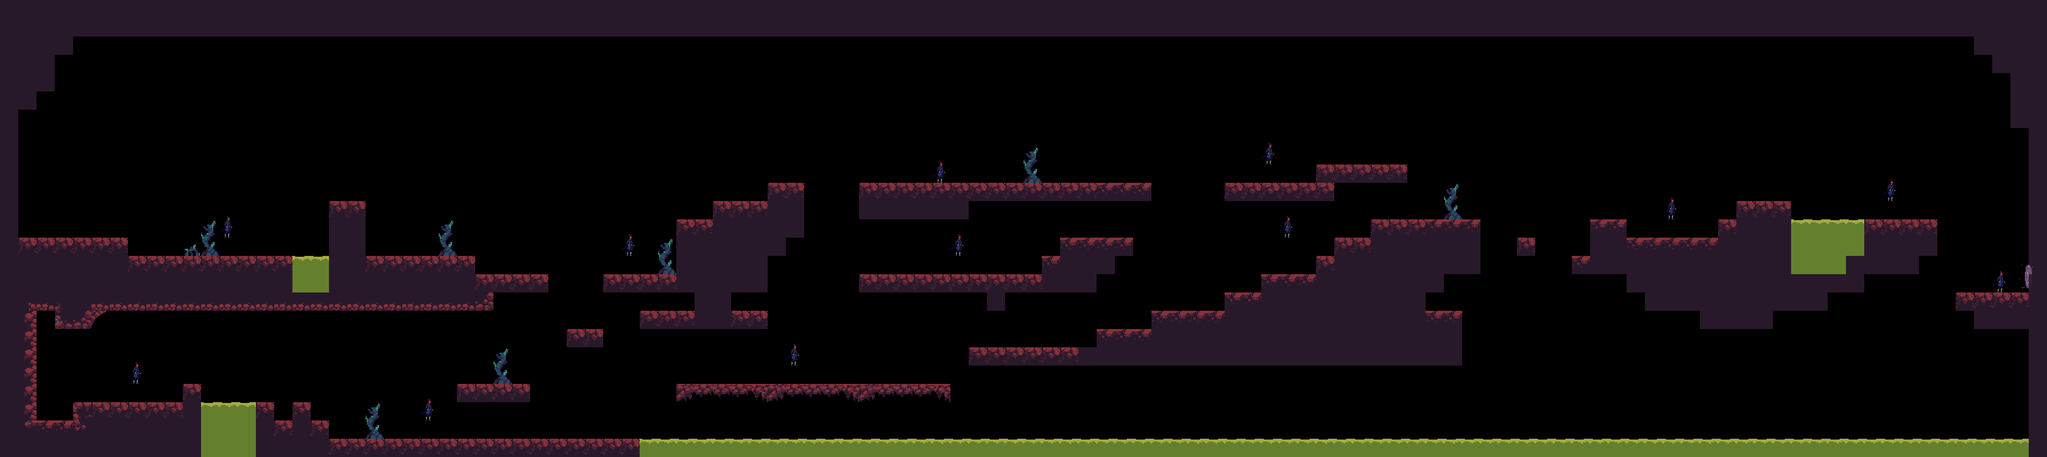

This is a level from a 2D game, rendered from its Tiled map with the project's own tilesets. A one-line summary and the map file follow, with tile-layer data summarised:
An orthogonal 112x25 tile map with 46x46 px tiles, 3 tile layers (1, 2, 3).

<map version="1.8" tiledversion="1.8.4" orientation="orthogonal" renderorder="right-down" width="112" height="25" tilewidth="46" tileheight="46" infinite="0" nextlayerid="7" nextobjectid="1">
 <editorsettings>
  <export target="../../levels/2/.csv" format="csv" />
 </editorsettings>
 <tileset firstgid="1" source="wasteland.tsx" />
 <layer id="3" name="1" width="112" height="25">
  <data>[2800 cells, 0 non-empty, 0 distinct tile ids]</data>
 </layer>
 <layer id="2" name="2" width="112" height="25" opacity="0.92">
  <data>[2800 cells, 841 non-empty, 19 distinct tile ids]</data>
 </layer>
 <layer id="1" name="3" width="112" height="25" opacity="0.83">
  <data>[2800 cells, 12 non-empty, 1 distinct tile ids]</data>
 </layer>
</map>
